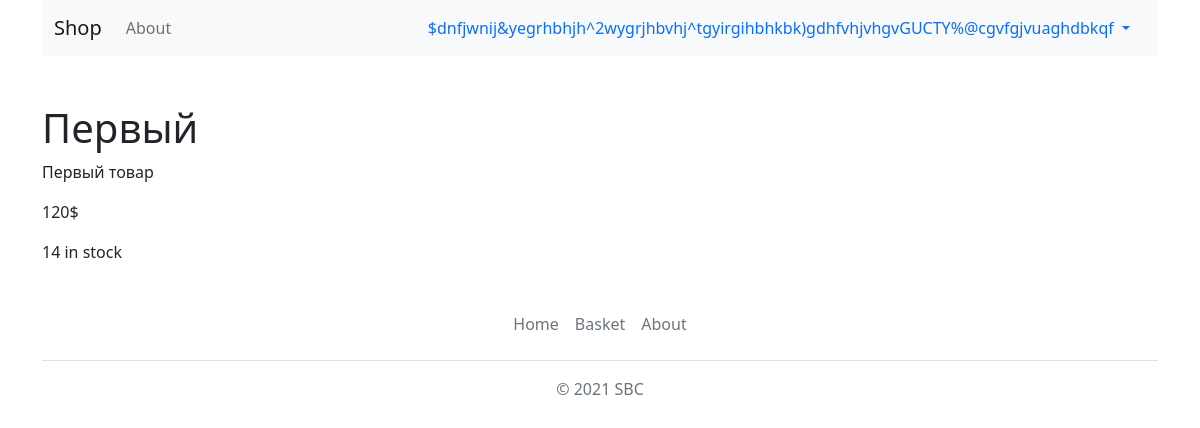
/item_description/1, run on the app's committed database.
### data/item.py (models this page shows)
class Item(SqlAlchemyBase, SerializerMixin):
    __tablename__ = 'item'
    id = sqlalchemy.Column(sqlalchemy.Integer, primary_key=True, autoincrement=True)
    name = sqlalchemy.Column(sqlalchemy.String, nullable=False)
    description = sqlalchemy.Column(sqlalchemy.String, nullable=False)
    price = sqlalchemy.Column(sqlalchemy.Integer, nullable=False)
    count = sqlalchemy.Column(sqlalchemy.Integer, nullable=False)

### main.py (the view)
@app.route('/item_description/<int:item_id>')
def item_description_page(item_id):
    item = get_item(item_id)
    if item is None:
        return redirect('/')
    return render_page('item_description.html', item=item, title=item.name + ' - описание')

### data/db_session.py (called while the page is built)
def create_session() -> Session:
    global __factory
    return __factory()

### logic.py (called while the page is built)
def get_item(item_id):
    session = db_session.create_session()
    item = session.query(Item).filter(Item.id == item_id).first()
    session.close()
    return item

### main.py (called while the page is built)
def render_page(path, **kwargs):
    name = current_user.name if not current_user.is_anonymous else not_logged_in
    return render_template(path, name=name, **kwargs)

### templates/item_description.html
{% extends 'base.html' %}
{% block body %}
<h1>{{item['name']}}</h1>
<p>{{item['description']}}</p>
<p>{{item['price']}}$</p>
<p>{{item['count']}} in stock</p>
{% endblock %}

### data on the page
Item: name "Первый", description "Первый товар", price "120", count "14"

### other printed values
{{ name }} "$dnfjwnij&yegrhbhjh^2wygrjhbvhj^tgyirgihbhkbk)gdhfvhjvhgvGUCTY%@cgvfgjvuaghdbkqf"
